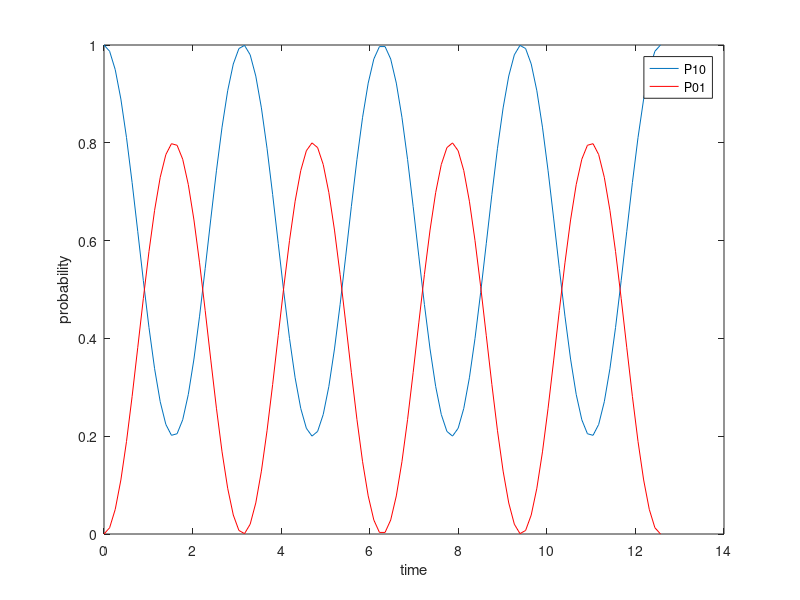

Reproduce this figure in MATLAB.
clear all; close all
t=linspace(0,4*pi,100);
theta = atan(2);
e1 = (cos(theta/2)^2)*exp(-1i*(t));
e2 = (sin(theta/2)^2)*exp(1i*(t));

p10 = (e1+e2).*conj(e1+e2);
p01 = 1-p10;

figure(10); plot(t, p10);
hold on; plot(t, p01, 'r');
legend('P10', 'P01')
xlabel('time')
ylabel('probability')




